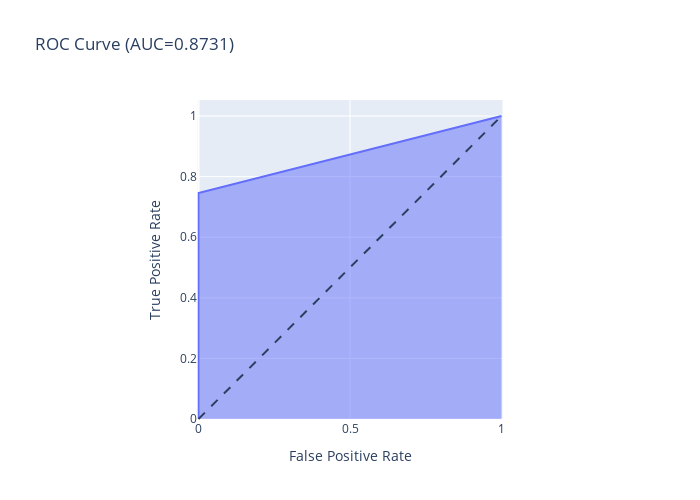

This figure's notebook cell:
### Markdown cell above
# One-class classification

In one-class classification we are always dealing with a two-class classification problem, where each of the two classes have a special meaning.The two classes are called the target and the outlier class respectively:
- target class: this class is assumed to be sampled well, in the sense that of this class many (training) example objects are available. It does not necessarily mean that the sampling of the training set is done completely according to the target distribution found in practice.It is assumed though, that the training data reflect the area that the target data covers in the feature space.
- outlier class: this class can be sampled very sparsely, or can be totally absent.

I will compare three models for outliers/anomaly detection: 
1. OneClassSVM
2. IForest
3. RobustCovariance

# Load Data + Data exploration + Processing 

statistical info of data can be find in Output folder

- since ports number have many unique values I have decided to categorize them to 3 sections and then do one hot vector representation.
- some features are highly correlated
- some features are skewd 
- there are no missing data
- unrelevant rows were removed

# Process: 

1. add engeneered columns + transform categorical columns to one hot vector representation
2. remove constant columns + highly correlated columns
3. scaling 
4. dimenstion reduction using pca
5. train model
6. select best model on k-fold
7. test on unseen results

# Ideas for future work:

1. exmaing more hyper-parameters tuning for the compared models/PCA
2. examine different feature selection models/dimension reduction 
3. use oversampling/undersampling
4. compare to rule based model

### Code cell
seed = 1
train_model = False
if train_model:
    add_atack_to_train = True
    df = pd.read_csv('ex_data.csv')
    df = feature_engineering(df)
    df['label'] = 1
    df.loc[df["timestamp"]==1552695187200, 'label'] = -1
    feat_cols = list(df.columns)
    feat_cols.remove('label')

    display(df)

    X = df.loc[df["label"]!=-1, feat_cols]
    y = df.loc[df["label"]!=-1, 'label']
    X_train, X_test, y_train, y_test = train_test_split(X, y,random_state=0)

    attack_x = df.loc[df["label"]==-1, feat_cols]
    attack_y = df.loc[df["label"]==-1, 'label']

    X_test = pd.concat([X_test, attack_x], ignore_index=True)
    y_test = pd.concat([y_test, attack_y], ignore_index=True)

    if add_atack_to_train:
        X_train = pd.concat([X_train, attack_x], ignore_index=True)
        y_train = pd.concat([y_train, attack_y], ignore_index=True)

    data_exploration_preprocessing(X_train, visalizatoin=True)
    
    outliers_fraction = 0.00001
    algo_dict = {"OneClassSVM": svm.OneClassSVM(nu=outliers_fraction, kernel="rbf", gamma=0.1),
            "IForest": IsolationForest(contamination=outliers_fraction, n_estimators=10, warm_start=True),
            "RobustCovariance": EllipticEnvelope(contamination=outliers_fraction)
               }

    run(X_train, y_train, X_test, y_test, algo_dict)

### Figure 1 — Plotly figure (JSON) as saved in the notebook; plotly's stock layout.template omitted (floating-point values rounded to 4 significant figures)
{"data": [{"hovertemplate": "False Positive Rate=%{x}<br>True Positive Rate=%{y}<extra></extra>", "legendgroup": "", "line": {"color": "#636efa"}, "mode": "lines", "name": "", "orientation": "v", "showlegend": false, "stackgroup": "1", "type": "scatter", "x": [0, 0, 1], "xaxis": "x", "y": [0, 0.7461, 1], "yaxis": "y"}], "layout": {"height": 500, "legend": {"tracegroupgap": 0}, "shapes": [{"line": {"dash": "dash"}, "type": "line", "x0": 0, "x1": 1, "y0": 0, "y1": 1}], "title": {"text": "ROC Curve (AUC=0.8731)"}, "width": 700, "xaxis": {"anchor": "y", "constrain": "domain", "domain": [0, 1], "title": {"text": "False Positive Rate"}}, "yaxis": {"anchor": "x", "domain": [0, 1], "scaleanchor": "x", "scaleratio": 1, "title": {"text": "True Positive Rate"}}}}
